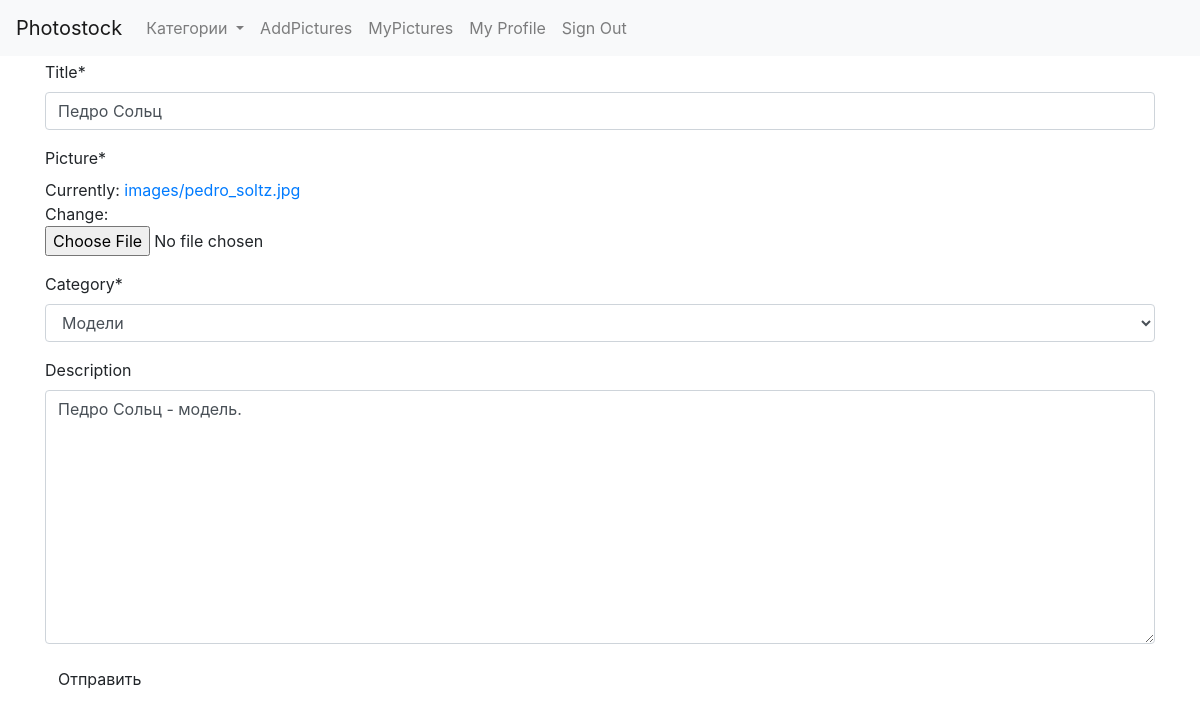
Screenshot of /pics/update/5 (signed in) with the database file from the repository.
### pictures/models.py (models this page shows, shortened)
class Picture(models.Model):
    user = models.ForeignKey(User, on_delete=models.CASCADE)
    title = models.CharField(max_length=255)
    picture = models.ImageField(upload_to='images/')
    small_picture = ImageSpecField(source='picture',
                                      processors=[ResizeToFill(250, 300)],
                                      format='JPEG',
                                      options={'quality': 60})
    description = models.TextField(null=True, blank=True)
    category = models.ForeignKey(Category, on_delete=models.CASCADE)

### pictures/views.py (the view)
# urls.py: path("update/<int:pk>", PictureUpdate.as_view(), name="picture_update"),
class PictureUpdate(LoginRequiredMixin, UpdateView):
        model = Picture
        fields = ['title', 'picture', 'category', 'description']
        success_url = reverse_lazy('picture_list')
        def dispatch(self, request, *args, **kwargs):
            obj = self.get_object()
            if obj.user != self.request.user:
                raise Http404("Вы не являетесь владельцем этой публикации, чтобы редактировать её")
            return super(PictureUpdate, self).dispatch(request, *args, **kwargs)
        def get_context_data(self, **kwargs):
            context = super().get_context_data(**kwargs)
            context["cat_menu"] = Category.objects.all()
            return context

### photostock/utils/context_processors.py (called while the page is built)
def settings_context(_request):
    return {"DEBUG": settings.DEBUG}

### pictures/models.py (called while the page is built)
    def get_count_category(self):
        return Picture.objects.filter(category=self.id).count()

    def __str__(self):
        return self.name

### photostock/templates/pictures/picture_form.html
{% extends "base.html" %}
{% load crispy_forms_tags %}
{% block content %}
<form method="post" enctype="multipart/form-data" >{% csrf_token %}
  {{ form|crispy }}
      <div class="control-group" style="max-width: 200px">
      <div class="controls">
        <button type="submit" class="btn">Отправить</button>
      </div>
    </div>
</form>
{% endblock %}

### rows the page displays
Picture: title "Педро Сольц", category "Модели", description "Педро Сольц - модель."
